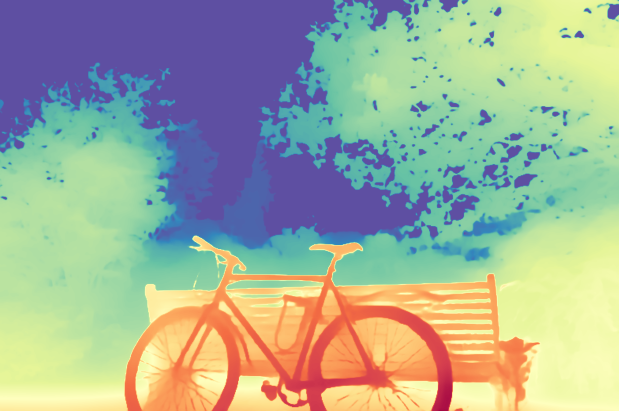
#> input picture data/depth_output/00000.png, 1237 x 822 px, given as the content of the folder my_images, which was not available (shown at 1/2 size)
$ python warp.py
#> lines starting #> are read from the running program, lines starting #| are printed output that depends on the picture; pictures that were not available may be replaced by others from this repository, and a replacement may not be noted
import cv2
import numpy as np
import os
from pathlib import Path

# ── CONFIG ──────────────────────────────────────────────────────────────────
IMG_DIR    = "my_images"
DEPTH_DIR  = "depth_output"
OUT_DIR    = "warped_output"
os.makedirs(OUT_DIR, exist_ok=True)

FX, FY = 800.0, 800.0
CX, CY = 475.0, 630.0

OFFSETS = [
    ("left",  np.array([-0.05, 0.0, 0.0])),
    ("right", np.array([ 0.05, 0.0, 0.0])),
    ("up",    np.array([ 0.0, -0.03, 0.0])),
]
# ─────────────────────────────────────────────────────────────────────────────

def warp(src_img, depth_gray, t_rel):
    h, w = src_img.shape[:2]
    depth = depth_gray.astype(np.float32) / 255.0 * 5.0

    u, v = np.meshgrid(np.arange(w), np.arange(h))
    Z = depth
    X = (u - CX) * Z / FX
    Y = (v - CY) * Z / FY
    pts = np.stack([X, Y, Z], axis=-1).reshape(-1, 3)

    pts_new = pts + t_rel

    Z_new = pts_new[:, 2].clip(min=1e-6)
    u_new = (pts_new[:, 0] * FX / Z_new + CX).astype(int)
    v_new = (pts_new[:, 1] * FY / Z_new + CY).astype(int)

    warped = np.zeros_like(src_img)
    valid = (u_new >= 0) & (u_new < w) & (v_new >= 0) & (v_new < h)
    warped[v_new[valid], u_new[valid]] = src_img.reshape(-1, 3)[valid]

    kernel = np.ones((3, 3), np.uint8)
    warped_filled = cv2.dilate(warped, kernel, iterations=1)

    painted_mask = (warped.sum(axis=-1) > 0)
    warped_filled[painted_mask] = warped[painted_mask]

    hole_mask = (warped_filled.sum(axis=-1) == 0).astype(np.uint8) * 255
    hole_mask = cv2.dilate(hole_mask, kernel, iterations=2)

    return warped_filled, hole_mask


# ── MAIN PIPELINE ────────────────────────────────────────────────────────────

img_files = sorted(Path(IMG_DIR).glob("*.*"))

for img_path in img_files:
    depth_path = Path(DEPTH_DIR) / (img_path.stem + ".png")
    if not depth_path.exists():
        print(f"Depth not found for {img_path.name}, skipping.")
        continue

    src = cv2.imread(str(img_path))
#> src is the input picture: shape (822, 1237, 3); mean B, G, R 153.5, 174.4, 161.8
    depth = cv2.imread(str(depth_path), cv2.IMREAD_GRAYSCALE)
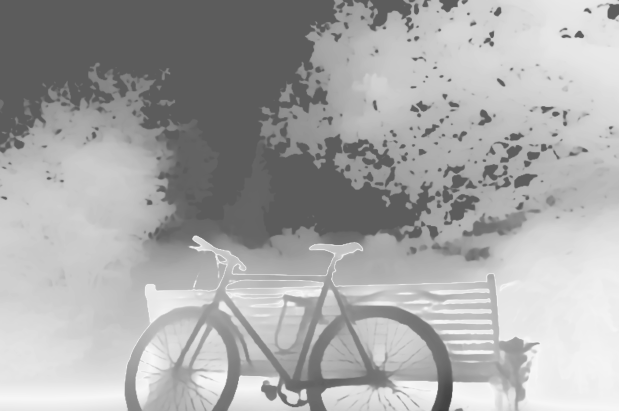
#> depth: shape (822, 1237) (shown at 1/2 size); min 55, max 246, mean 167.7

    depth = cv2.resize(depth, (src.shape[1], src.shape[0]))

    for name, t in OFFSETS:

        warped, mask = warp(src, depth, t)

        out_stem = f"{img_path.stem}_{name}"

        warped_path = str(Path(OUT_DIR) / f"{out_stem}_warped.png")
        mask_path = str(Path(OUT_DIR) / f"{out_stem}_mask.png")

        cv2.imwrite(warped_path, warped)
        cv2.imwrite(mask_path, mask)
#> this loop made 3 passes
#> pass 1, in warp, `depth = depth_gray.astype(np.float32) / 255.0 * 5.0`:
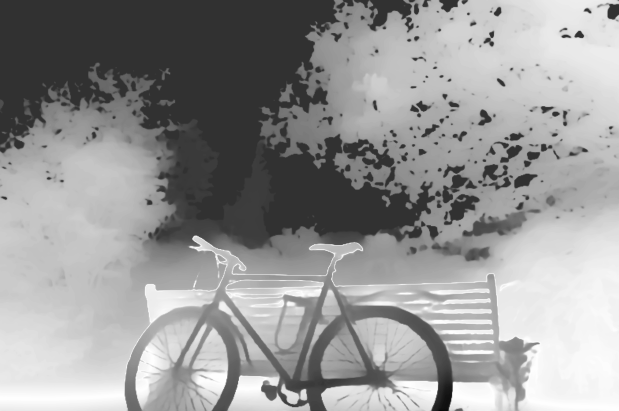
#> depth: shape (822, 1237) float32 (shown at 1/2 size); min 1.08, max 4.82, mean 3.29; drawn with min black and max white
#> pass 1, in warp, `X = (u - CX) * Z / FX`:
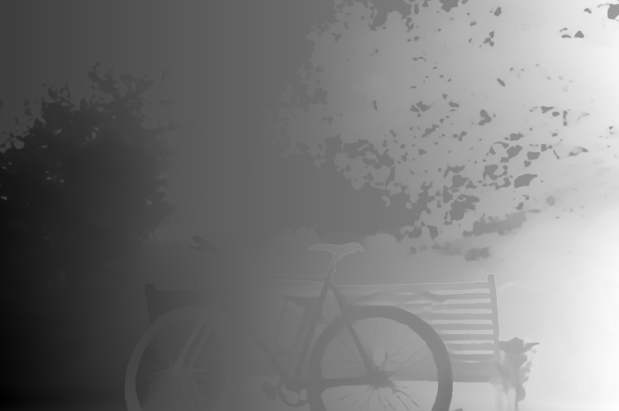
#> X: shape (822, 1237) float64 (shown at 1/2 size); min -2.86, max 4.59, mean 0.724; drawn with min black and max white
#> pass 1, in warp, `Y = (v - CY) * Z / FY`:
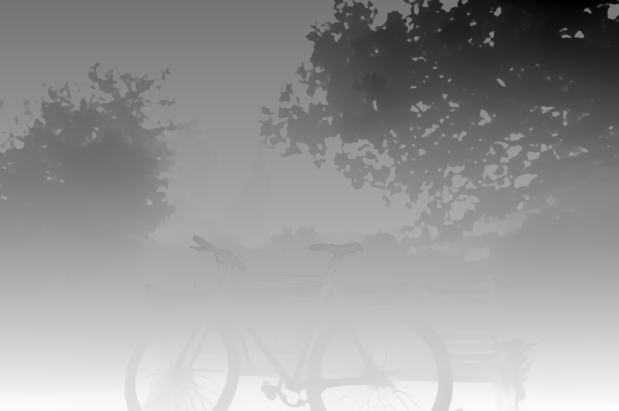
#> Y: shape (822, 1237) float64 (shown at 1/2 size); min -3.6, max 1.15, mean -0.767; drawn with min black and max white
#> pass 1, in warp, `warped_filled = cv2.dilate(warped, kernel, iterations=1)`:
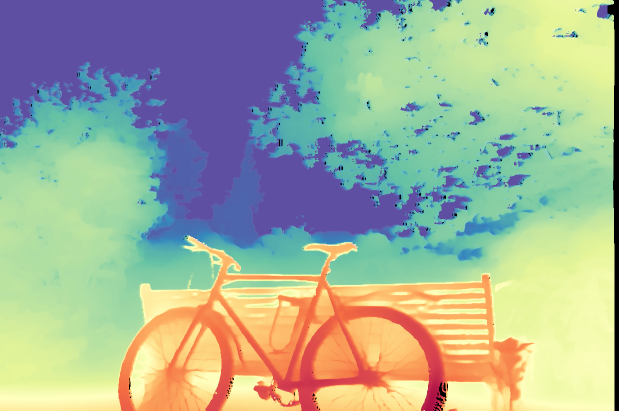
#> warped_filled: shape (822, 1237, 3) (shown at 1/2 size); mean of channels 0, 1, 2 153.5, 175.7, 161.9; drawn as B, G, R


print("\nDone. Check warped_output/")

$ run again, on data/depth_output/00005.png
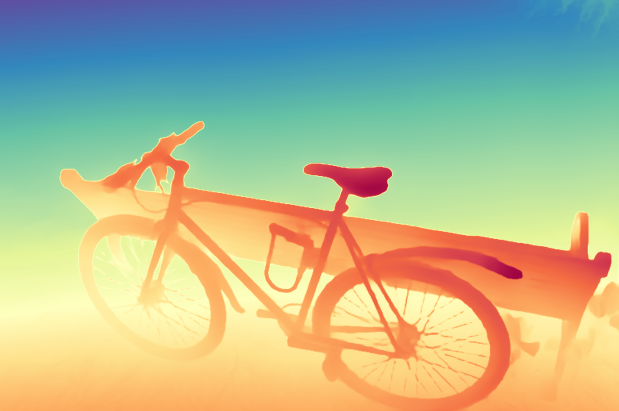
#> input picture data/depth_output/00005.png, 1237 x 822 px, given as the content of the folder my_images, which was not available (shown at 1/2 size)
#> src is the input picture: shape (822, 1237, 3); mean B, G, R 145.8, 183.5, 178.6
#> the loop `for name, t in OFFSETS: ` made 3 passes
#> pass 1, in warp, `Y = (v - CY) * Z / FY`:
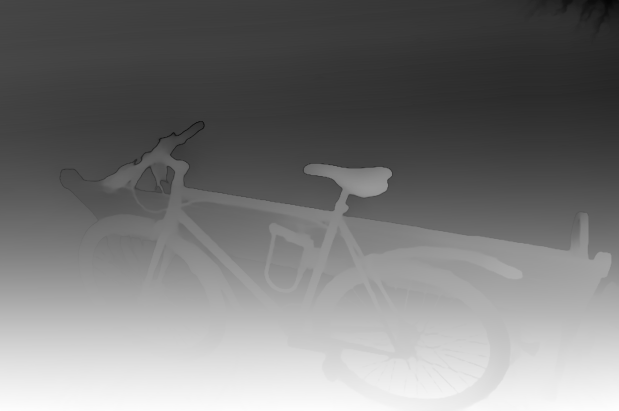
#> Y: shape (822, 1237) float64 (shown at 1/2 size); min -2.29, max 0.908, mean -0.78; drawn with min black and max white
#> pass 1, in warp, `warped_filled = cv2.dilate(warped, kernel, iterations=1)`:
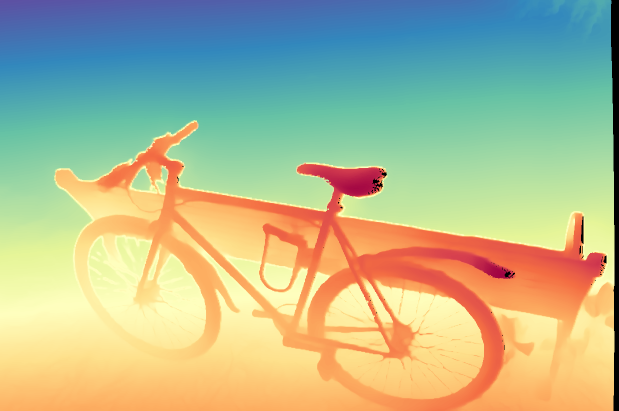
#> warped_filled: shape (822, 1237, 3) (shown at 1/2 size); mean of channels 0, 1, 2 145.5, 183.3, 177.8; drawn as B, G, R
